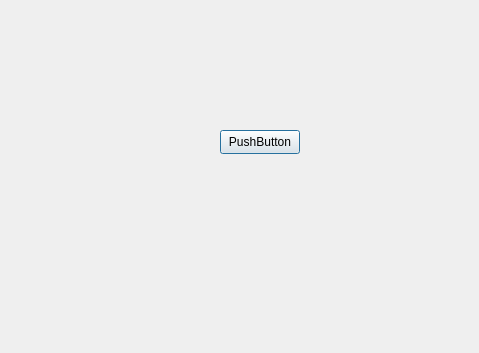
<?xml version="1.0" encoding="UTF-8"?>
<ui version="4.0">
 <class>Dialog</class>
 <widget class="QDialog" name="Dialog">
  <property name="geometry">
   <rect>
    <x>0</x>
    <y>0</y>
    <width>479</width>
    <height>353</height>
   </rect>
  </property>
  <property name="windowTitle">
   <string>Dialog</string>
  </property>
  <widget class="QPushButton" name="pushButton">
   <property name="geometry">
    <rect>
     <x>220</x>
     <y>130</y>
     <width>80</width>
     <height>24</height>
    </rect>
   </property>
   <property name="text">
    <string>PushButton</string>
   </property>
  </widget>
 </widget>
 <resources/>
 <connections/>
</ui>
